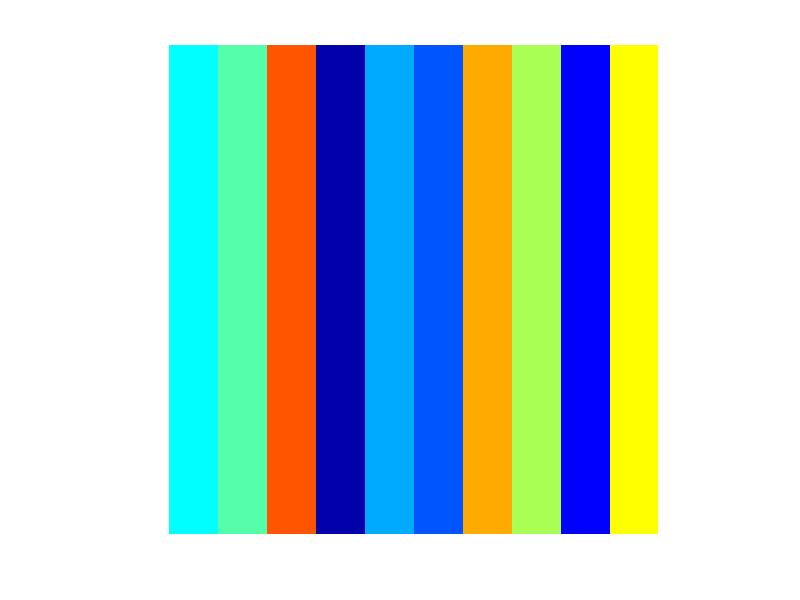

Here is the MATLAB script that generated this plot: (Note: this script raises an error after producing the figure.)
%%% RemoteDataToolbox Copyright (c) 2015 The RemoteDataToolbox Team.
%
% This is a tutorial for working with the Remote Data Toolbox.
%
% This script shows how you might generate some data as part of a project
% and publish that data as an artifact to the project's Maven repository.
%
% This script uses a JSON file to configure the Remote Data Toolbox with
% things like the Url of the project's Maven repository.  This simplifies
% various calls to the Remote Data Toolbox functions.
%
% You probably don't want to store your project's repository credentials in
% a JSON file, because others would be able to read it.  So before
% publishing data, this script will prompt you to enter a password into a
% dialog window.  For this demo, use the user name "test" and password
% "test123".
%
% See the rdtExampleProjectReadData.m to see how to read data that's
% already been published.
%
% @ingroup examples

clear;
clc;

%% Generate an image.

% generate some random data and save it as an image.
row = 1 + floor((0:499) / 50);
indexes = repmat(row, 500, 1);
colors = jet(10);
colors = colors(randperm(10), :);
imageData = colors(indexes, :);
imageData = reshape(imageData, 500, 500, 3);
imageFile = fullfile(tempdir(), 'my-image.png');
imwrite(imageData, imageFile, 'png');

% view the image
imshow(imageFile)

%% Get repository configuration and credentials.

% cd to "project" folder so RemodeDataToolbox can locate JSON configuration
thisFolder = fileparts(which('rdtExamplePublishData'));
cd(thisFolder);

% enter credentials (test:test123) to complete the configuration
configuration = rdtCredentialsDialog('brainard-archiva');

%% Publish the image as an artifact.

% each artifact must belong to a group, which is like a folder
groupId = 'project-demo';

% each artifact must have an artifactId, which is like a file name
artifactId = 'demo-image';

% each artifact must have a version, the default is version '1'
version = '42';

% supply the configuration, which now contains publishing credentials
artifact = rdtPublishArtifact(imageFile, ...
    groupId, ...
    artifactId, ...
    version, ...
    configuration);

%% See metadata about the new artifact!
disp(artifact)

%% Visit the new artifact on the web!

% From the directory listing, click on png file and check that the image in
% the brwoser matches the image in the Matlab figure.
rdtOpenBrowser(artifact);
